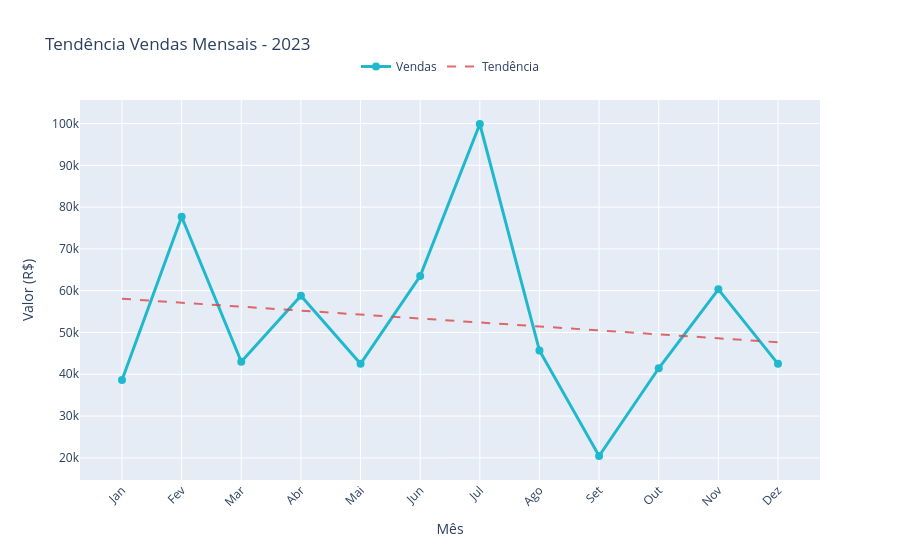

Notebook code for this chart:
### Code cell
fig = go.Figure()

fig.add_trace(go.Scatter(
    x=vendas_mensais['Mes_Label'],
    y=vendas_mensais['Valor_k'],
    mode='lines+markers',
    name='Vendas',
    line=dict(color='#1FB8CD', width=3),
    marker=dict(size=8, color='#1FB8CD'),
    hovertemplate='%{x}: R$%{y:.1f}k<extra></extra>'
))

x_numeric = np.arange(len(vendas_mensais))
z = np.polyfit(x_numeric, vendas_mensais['Valor_k'], 1)
p = np.poly1d(z)
trend_line = p(x_numeric)

fig.add_trace(go.Scatter(
    x=vendas_mensais['Mes_Label'],
    y=trend_line,
    mode='lines',
    name='Tendência',
    line=dict(color='#DB4545', width=2, dash='dash'),
    opacity=0.8,
    hovertemplate='Tendência: R$%{y:.1f}k<extra></extra>'
))

fig.update_layout(
    title="Tendência Vendas Mensais - 2023",
    xaxis_title="Mês",
    yaxis_title="Valor (R$)",
    legend=dict(orientation='h', yanchor='bottom', y=1.05, xanchor='center', x=0.5),
    showlegend=True
)

fig.update_yaxes(tickformat=".0f", ticksuffix="k")

fig.update_xaxes(tickangle=-45)

fig.update_traces(cliponaxis=False)

### Figure 1 — Plotly figure (JSON) as saved in the notebook; plotly's stock layout.template omitted (floating-point values rounded to 4 significant figures)
{"data": [{"cliponaxis": false, "hovertemplate": "%{x}: R$%{y:.1f}k<extra></extra>", "line": {"color": "#1FB8CD", "width": 3}, "marker": {"color": "#1FB8CD", "size": 8}, "mode": "lines+markers", "name": "Vendas", "type": "scatter", "x": ["Jan", "Fev", "Mar", "Abr", "Mai", "Jun", "Jul", "Ago", "Set", "Out", "Nov", "Dez"], "y": [38.61, 77.69, 43.01, 58.81, 42.52, 63.52, 99.89, 45.68, 20.44, 41.44, 60.32, 42.49]}, {"cliponaxis": false, "hovertemplate": "Tendência: R$%{y:.1f}k<extra></extra>", "line": {"color": "#DB4545", "dash": "dash", "width": 2}, "mode": "lines", "name": "Tendência", "opacity": 0.8, "type": "scatter", "x": ["Jan", "Fev", "Mar", "Abr", "Mai", "Jun", "Jul", "Ago", "Set", "Out", "Nov", "Dez"], "y": [58.07, 57.13, 56.18, 55.23, 54.29, 53.34, 52.4, 51.45, 50.5, 49.56, 48.61, 47.67]}], "layout": {"legend": {"orientation": "h", "x": 0.5, "xanchor": "center", "y": 1.05, "yanchor": "bottom"}, "showlegend": true, "title": {"text": "Tendência Vendas Mensais - 2023"}, "xaxis": {"tickangle": -45, "title": {"text": "Mês"}}, "yaxis": {"tickformat": ".0f", "ticksuffix": "k", "title": {"text": "Valor (R$)"}}}}
